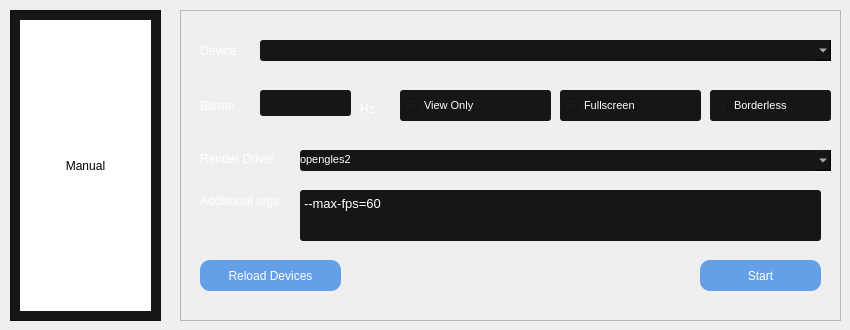
       <widget class="QWidget" name="page_5">
        <widget class="QFrame" name="frame_13">
         <property name="geometry">
          <rect>
           <x>10</x>
           <y>10</y>
           <width>151</width>
           <height>311</height>
          </rect>
         </property>
         <property name="styleSheet">
          <string notr="true">QFrame{
	background-color: rgb(22,22,22);
}</string>
         </property>
         <property name="frameShape">
          <enum>QFrame::StyledPanel</enum>
         </property>
         <property name="frameShadow">
          <enum>QFrame::Raised</enum>
         </property>
         <widget class="QLabel" name="label_20">
          <property name="geometry">
           <rect>
            <x>10</x>
            <y>10</y>
            <width>131</width>
            <height>291</height>
           </rect>
          </property>
          <property name="styleSheet">
           <string notr="true">QLabel{
	background-color: white;
}</string>
          </property>
          <property name="text">
           <string>Manual</string>
          </property>
          <property name="alignment">
           <set>Qt::AlignCenter</set>
          </property>
         </widget>
        </widget>
        <widget class="QFrame" name="frame_14">
         <property name="geometry">
          <rect>
           <x>180</x>
           <y>10</y>
           <width>661</width>
           <height>311</height>
          </rect>
         </property>
         <property name="styleSheet">
          <string notr="true">QFrame{
	color: rgb(255,255,255);
}</string>
         </property>
         <property name="frameShape">
          <enum>QFrame::StyledPanel</enum>
         </property>
         <property name="frameShadow">
          <enum>QFrame::Raised</enum>
         </property>
         <widget class="QLabel" name="label_21">
          <property name="geometry">
           <rect>
            <x>20</x>
            <y>20</y>
            <width>61</width>
            <height>41</height>
           </rect>
          </property>
          <property name="text">
           <string>Device</string>
          </property>
         </widget>
         <widget class="QComboBox" name="manual_devices">
          <property name="geometry">
           <rect>
            <x>80</x>
            <y>30</y>
            <width>571</width>
            <height>21</height>
           </rect>
          </property>
          <property name="styleSheet">
           <string notr="true">QComboBox{
  color:white;
  border: none;
  padding-top: 2px;
  padding-bottom: 5px;
  background-color:rgb(22, 22, 22);
  border-radius:3px;
}</string>
          </property>
         </widget>
         <widget class="QLabel" name="label_22">
          <property name="geometry">
           <rect>
            <x>20</x>
            <y>70</y>
            <width>61</width>
            <height>51</height>
           </rect>
          </property>
          <property name="text">
           <string>Bitrate</string>
          </property>
         </widget>
         <widget class="QLineEdit" name="manual_bitrate">
          <property name="geometry">
           <rect>
            <x>80</x>
            <y>80</y>
            <width>91</width>
            <height>26</height>
           </rect>
          </property>
          <property name="styleSheet">
           <string notr="true">QLineEdit{
  color:white;
  border: none;
  padding-top: 2px;
  padding-bottom: 5px;
  background-color:rgb(22, 22, 22);
  border-radius:3px;
}</string>
          </property>
          <property name="text">
           <string/>
          </property>
         </widget>
         <widget class="QLabel" name="label_23">
          <property name="geometry">
           <rect>
            <x>180</x>
            <y>90</y>
            <width>41</width>
            <height>18</height>
           </rect>
          </property>
          <property name="text">
           <string>Hz</string>
          </property>
         </widget>
         <widget class="QCheckBox" name="manual_fullscreen">
          <property name="geometry">
           <rect>
            <x>380</x>
            <y>80</y>
            <width>141</width>
            <height>31</height>
           </rect>
          </property>
          <property name="font">
           <font>
            <pointsize>8</pointsize>
           </font>
          </property>
          <property name="cursor">
           <cursorShape>PointingHandCursor</cursorShape>
          </property>
          <property name="styleSheet">
           <string notr="true">QCheckBox{
  color:white;
  border: none;
  padding-left:4px;
  background-color:rgb(22, 22, 22);
  border-radius:3px;
}
QCheckBox::indicator
{
  border-radius: 0.25em;
  border: 0.1em solid rgb(114, 159, 207);
}

QCheckBox::indicator::checked
{
	background-color:rgb(114, 159, 207);
}</string>
          </property>
          <property name="text">
           <string>Fullscreen</string>
          </property>
          <property name="shortcut">
           <string>Ctrl+F</string>
          </property>
         </widget>
         <widget class="QCheckBox" name="manual_view_only">
          <property name="geometry">
           <rect>
            <x>220</x>
            <y>80</y>
            <width>151</width>
            <height>31</height>
           </rect>
          </property>
          <property name="font">
           <font>
            <pointsize>8</pointsize>
           </font>
          </property>
          <property name="cursor">
           <cursorShape>PointingHandCursor</cursorShape>
          </property>
          <property name="mouseTracking">
           <bool>true</bool>
          </property>
          <property name="styleSheet">
           <string notr="true">QCheckBox{
  color:white;
  border: none;
  padding-left:4px;
  background-color:rgb(22, 22, 22);
  border-radius:3px;
}
QCheckBox::indicator
{
  border-radius: 0.25em;
  border: 0.1em solid rgb(114, 159, 207);
}

QCheckBox::indicator::checked
{
	background-color:rgb(114, 159, 207);
}</string>
          </property>
          <property name="text">
           <string>View Only</string>
          </property>
          <property name="shortcut">
           <string>Ctrl+X</string>
          </property>
         </widget>
         <widget class="QCheckBox" name="manual_borderless">
          <property name="geometry">
           <rect>
            <x>530</x>
            <y>80</y>
            <width>121</width>
            <height>31</height>
           </rect>
          </property>
          <property name="font">
           <font>
            <pointsize>8</pointsize>
           </font>
          </property>
          <property name="cursor">
           <cursorShape>PointingHandCursor</cursorShape>
          </property>
          <property name="tabletTracking">
           <bool>true</bool>
          </property>
          <property name="styleSheet">
           <string notr="true">QCheckBox{
  color:white;
  border: none;
  padding-left:4px;
  background-color:rgb(22, 22, 22);
  border-radius:3px;
}
QCheckBox::indicator
{
  border-radius: 0.25em;
  border: 0.1em solid rgb(114, 159, 207);
}

QCheckBox::indicator::checked
{
	background-color:rgb(114, 159, 207);
}</string>
          </property>
          <property name="text">
           <string>Borderless</string>
          </property>
          <property name="shortcut">
           <string>Ctrl+B</string>
          </property>
         </widget>
         <widget class="QLabel" name="label_24">
          <property name="geometry">
           <rect>
            <x>20</x>
            <y>140</y>
            <width>121</width>
            <height>18</height>
           </rect>
          </property>
          <property name="text">
           <string>Render Driver</string>
          </property>
         </widget>
         <widget class="QComboBox" name="manual_render">
          <property name="geometry">
           <rect>
            <x>120</x>
            <y>140</y>
            <width>531</width>
            <height>21</height>
           </rect>
          </property>
          <property name="minimumSize">
           <size>
            <width>0</width>
            <height>0</height>
           </size>
          </property>
          <property name="maximumSize">
           <size>
            <width>16777215</width>
            <height>16777215</height>
           </size>
          </property>
          <property name="font">
           <font>
            <pointsize>8</pointsize>
           </font>
          </property>
          <property name="cursor">
           <cursorShape>PointingHandCursor</cursorShape>
          </property>
          <property name="styleSheet">
           <string notr="true">QComboBox
{
  color:white;
  border: none;
  padding-top: 2px;
  padding-bottom: 5px;
  background-color:rgb(22, 22, 22);
  border-radius:3px;
}</string>
          </property>
          <item>
           <property name="text">
            <string>opengles2</string>
           </property>
          </item>
          <item>
           <property name="text">
            <string>opengles</string>
           </property>
          </item>
          <item>
           <property name="text">
            <string>opengl</string>
           </property>
          </item>
          <item>
           <property name="text">
            <string>direct3d</string>
           </property>
          </item>
          <item>
           <property name="text">
            <string>metal</string>
           </property>
          </item>
          <item>
           <property name="text">
            <string>software</string>
           </property>
          </item>
         </widget>
         <widget class="QPushButton" name="manual_reload_btn">
          <property name="geometry">
           <rect>
            <x>20</x>
            <y>250</y>
            <width>141</width>
            <height>31</height>
           </rect>
          </property>
          <property name="maximumSize">
           <size>
            <width>16777215</width>
            <height>16777215</height>
           </size>
          </property>
          <property name="styleSheet">
           <string notr="true">QPushButton{
    background-color:rgba(53, 132, 228,190);
	border: none;
	border-radius:10px;
	color:white;
}

QPushButton:hover{
	background-color:rgb(32, 74, 135);
}</string>
          </property>
          <property name="text">
           <string>Reload Devices</string>
          </property>
          <property name="icon">
           <iconset>
            <normaloff>reload_btn.png</normaloff>reload_btn.png</iconset>
          </property>
          <property name="shortcut">
           <string>Ctrl+R</string>
          </property>
         </widget>
         <widget class="QPushButton" name="manual_start">
          <property name="geometry">
           <rect>
            <x>520</x>
            <y>250</y>
            <width>121</width>
            <height>31</height>
           </rect>
          </property>
          <property name="maximumSize">
           <size>
            <width>16777215</width>
            <height>16777215</height>
           </size>
          </property>
          <property name="cursor">
           <cursorShape>PointingHandCursor</cursorShape>
          </property>
          <property name="styleSheet">
           <string notr="true">QPushButton{
	color:rgb(255,255,255);
    background-color:rgba(53, 132, 228,190);
	border: none;
	border-radius:10px;
}

QPushButton:hover{
	background:rgb(32, 74, 135);
}</string>
          </property>
          <property name="text">
           <string>Start</string>
          </property>
          <property name="iconSize">
           <size>
            <width>60</width>
            <height>60</height>
           </size>
          </property>
          <property name="shortcut">
           <string>Ctrl+Return</string>
          </property>
         </widget>
         <widget class="QLabel" name="label_25">
          <property name="geometry">
           <rect>
            <x>20</x>
            <y>180</y>
            <width>101</width>
            <height>21</height>
           </rect>
          </property>
          <property name="text">
           <string>Additional args</string>
          </property>
         </widget>
         <widget class="QTextEdit" name="manual_args">
          <property name="geometry">
           <rect>
            <x>120</x>
            <y>180</y>
            <width>521</width>
            <height>51</height>
           </rect>
          </property>
          <property name="font">
           <font>
            <pointsize>10</pointsize>
           </font>
          </property>
          <property name="styleSheet">
           <string notr="true">QTextEdit{
  color:white;
  border: none;
  padding-top: 2px;
  padding-bottom: 5px;
  background-color:rgb(22, 22, 22);
  border-radius:3px;
}</string>
          </property>
          <property name="html">
           <string>&lt;!DOCTYPE HTML PUBLIC &quot;-//W3C//DTD HTML 4.0//EN&quot; &quot;http://www.w3.org/TR/REC-html40/strict.dtd&quot;&gt;
&lt;html&gt;&lt;head&gt;&lt;meta name=&quot;qrichtext&quot; content=&quot;1&quot; /&gt;&lt;style type=&quot;text/css&quot;&gt;
p, li { white-space: pre-wrap; }
&lt;/style&gt;&lt;/head&gt;&lt;body style=&quot; font-family:'Noto Sans, '; font-size:10pt; font-weight:400; font-style:normal;&quot;&gt;
&lt;p style=&quot; margin-top:0px; margin-bottom:0px; margin-left:0px; margin-right:0px; -qt-block-indent:0; text-indent:0px;&quot;&gt;--max-fps=60 &lt;/p&gt;&lt;/body&gt;&lt;/html&gt;</string>
          </property>
         </widget>
        </widget>
       </widget>
